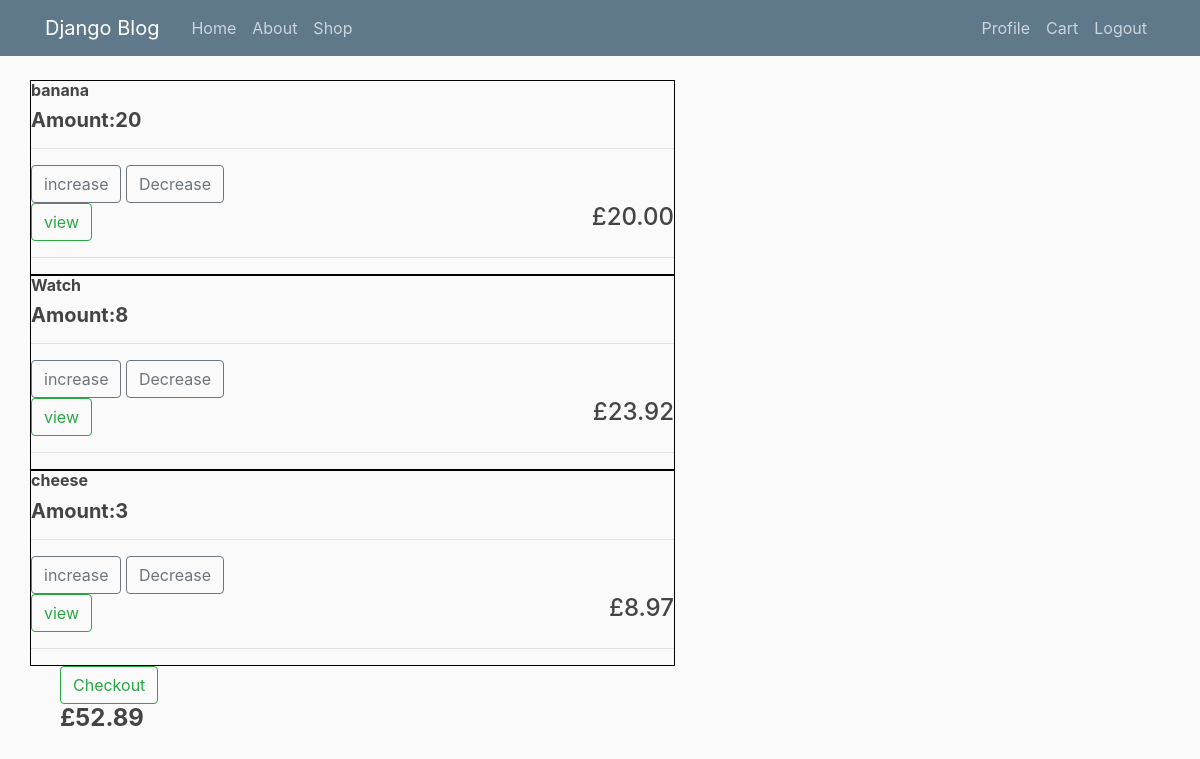
The app's page /store/cart (signed in), older data.
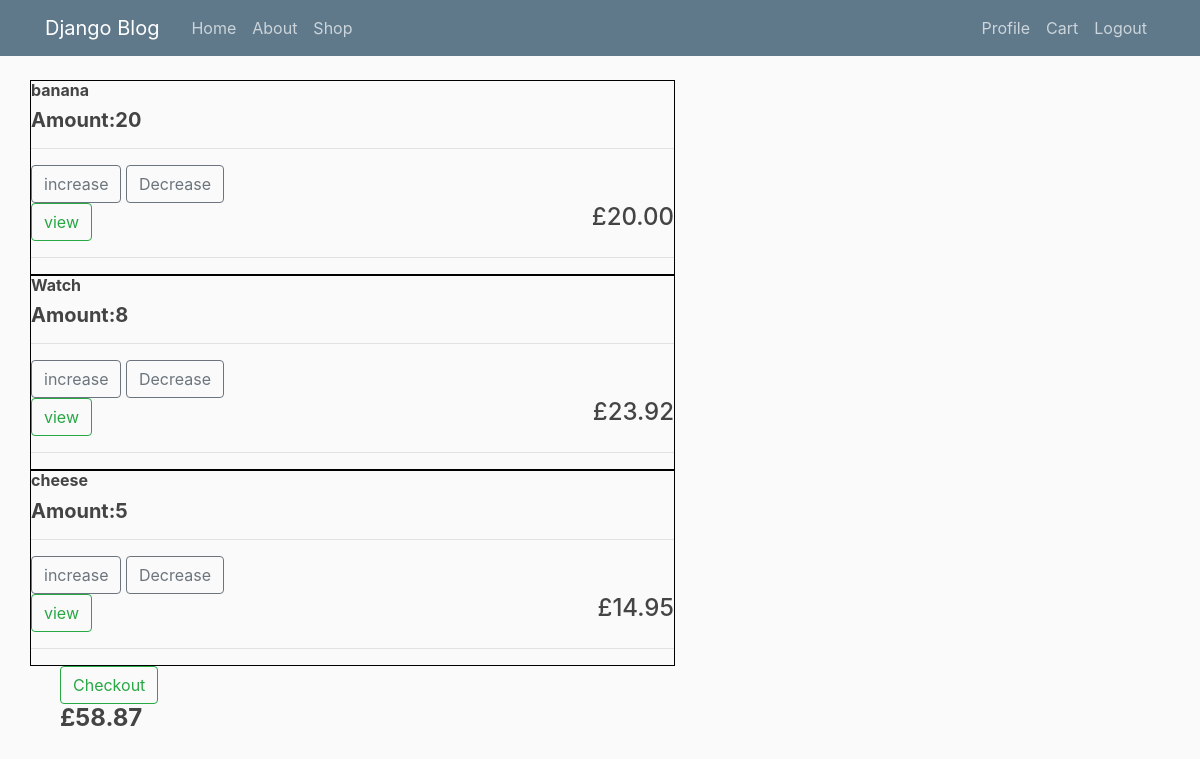
The same page, newer data.
### registration/models.py (models this page shows, shortened)
class OrderItem(models.Model):
    product = models.ForeignKey(Product, on_delete=models.SET_NULL, blank=True, null=True)
    order = models.ForeignKey(Order, on_delete=models.SET_NULL, blank=True, null=True)
    quantity = models.IntegerField(default=0, null=True, blank=True)
    date_added = models.DateTimeField(auto_now_add=True)
    order_transactionref = models.CharField(max_length=100, blank=True, unique=True, default=uuid.uuid4)
    @property
    def get_total(self):
        total = self.product.price * self.quantity
        return total

class Product(models.Model):
    name = models.CharField(max_length=250, null=True)
    price = models.FloatField()
    image = models.ImageField(default='default.jpg', upload_to='profile_pics')
    description = models.CharField(max_length=250, null=True)

class Order(models.Model):
    Profile = models.ForeignKey(Profile, on_delete=models.SET_NULL, blank=True, null=True)
    date_ordered = models.DateTimeField(auto_now_add=True)
    complete = models.BooleanField(default=False, null=True,blank=False)
    eyw_transactionref = models.CharField(max_length=100, blank=True, unique=True, default=uuid.uuid4)
    @property
    def get_cart_total(self):
        orderitems = self.orderitem_set.all()
        total = sum([item.get_total for item in orderitems])
        return total

### registration/views.py (the view)
# urls.py: path('store/cart', user_views.cart, name='cart'),
def cart(request):
    print("cart")
    if request.user.is_authenticated:
        customer = request.user.profile
        order, created = Order.objects.get_or_create(Profile=customer, complete=False)
        items = order.orderitem_set.all()
    else:
        order = {'get_cart_total': 0, }
        items = []
    context = {'items':items,'title': 'Cart','order': order}
    return render(request, 'users/cart.html', context)

### registration/templates/users/cart.html (shortened to what this page needs)
{% extends "blog/base.html" %}
{% block content %}
    <div class="row">
        {% for item in items %}
            <div class="col-lg-12">
                <div class="box-element">
                    <div class="solid">
                        <h6><strong>{{item.product.name}}</strong></h6>
                        <h5><strong>Amount:{{item.quantity}}</strong></h5>
                        <hr>
                        <div class="quantity">
                            <button data-product= {{item.product.id}} data-action="add" class="btn btn-outline-secondary add-btn update-cart">increase</button>
                            <button data-product= {{item.product.id}} data-action="remove" class="btn btn-outline-secondary remove-btn update-cart">Decrease</button>
                        </div>
                        <a class="btn btn-outline-success" href="#">view</a>
                        <h4 style="display: inline-block;float: right">£{{item.get_total|floatformat:2}}</h4>
                        <hr>
                    </div>
                </div>
            </div>
        {% endfor %}
    </div>
    <div>
        <div class="col">
            <div class="box-element">
                <div class="col-lg-12">
                    <a class="btn btn-outline-success" href="{% url 'checkout' %}">Checkout</a>
                    <h4><strong>£{{order.get_cart_total|floatformat:2}}</strong></h4>
                </div>
            </div>
        </div>
    </div>
{% endblock content %}

### blog/Templates/Blog/base.html (shortened to what this page needs)
{% load static %}
<!DOCTYPE html>
<html lang="en">
<head>
    <link rel="stylesheet" href="https://maxcdn.bootstrapcdn.com/bootstrap/4.0.0/css/bootstrap.min.css">
    <link rel="stylesheet" type="text/css" href="{% static '/blog/main.css'%}">
</head>
<body>
    <header class="site-header">
      <nav class="navbar navbar-expand-md navbar-dark bg-steel fixed-top">
        <div class="container">
          <a class="navbar-brand mr-4" href="{% url 'blog-home' %}">Django Blog</a>
          <div class="collapse navbar-collapse" id="navbarToggle">
            <div class="navbar-nav mr-auto">
              <a class="nav-item nav-link" href="{% url 'blog-home' %}">Home</a>
              <a class="nav-item nav-link" href="{% url 'blog-about' %}">About</a>
              <a class="nav-item nav-link" href="{% url 'store' %}">Shop</a>
            </div>
            <div class="navbar-nav">
                {% if user.is_authenticated %}
                    <a class="nav-item nav-link" href="{% url 'profile' %}">Profile</a>
                    <a class="nav-item nav-link" href="{% url 'cart' %}">Cart</a>
                    <a class="nav-item nav-link" href="{% url 'logout' %}">Logout</a>
                {% else %}
                    <a class="nav-item nav-link" href="{% url 'login' %}">Login</a>
                    <a class="nav-item nav-link" href="{% url 'cart' %}">Cart</a>
                    <a class="nav-item nav-link" href="{% url 'register' %}">Register</a>
                {% endif %}
            </div>
          </div>
        </div>
      </nav>
    </header>
    <main role="main" class="container">
        <div class="row">
            <div class="col">
                <div class="row">
                    {% block content %}{% endblock %}
                </div>
            </div>
            <div class="col-md-4">
            </div>
        </div>
    </main>
</body>
</html>

### blog/static/blog/main.css (style rules this page uses)
body { background: #fafafa; color: #333333; margin-top: 5rem; }
h1, h2, h3, h4, h5, h6 { color: #444444; }
div.solid { border: 1px solid red; }
.bg-steel { background-color: #5f788a; }
.site-header .navbar-nav .nav-link { color: #cbd5db; }

### registration/templates/users/cart.html (style rules this page uses)
div.solid { border: 1px solid black; }

Row changes from the older to the newer data that the page shows:
changed OrderItem "cheese": quantity "3" → "5"; get_total "8.97" → "14.95"
changed through a linked row, Order: get_cart_total "52.89" → "58.87"
